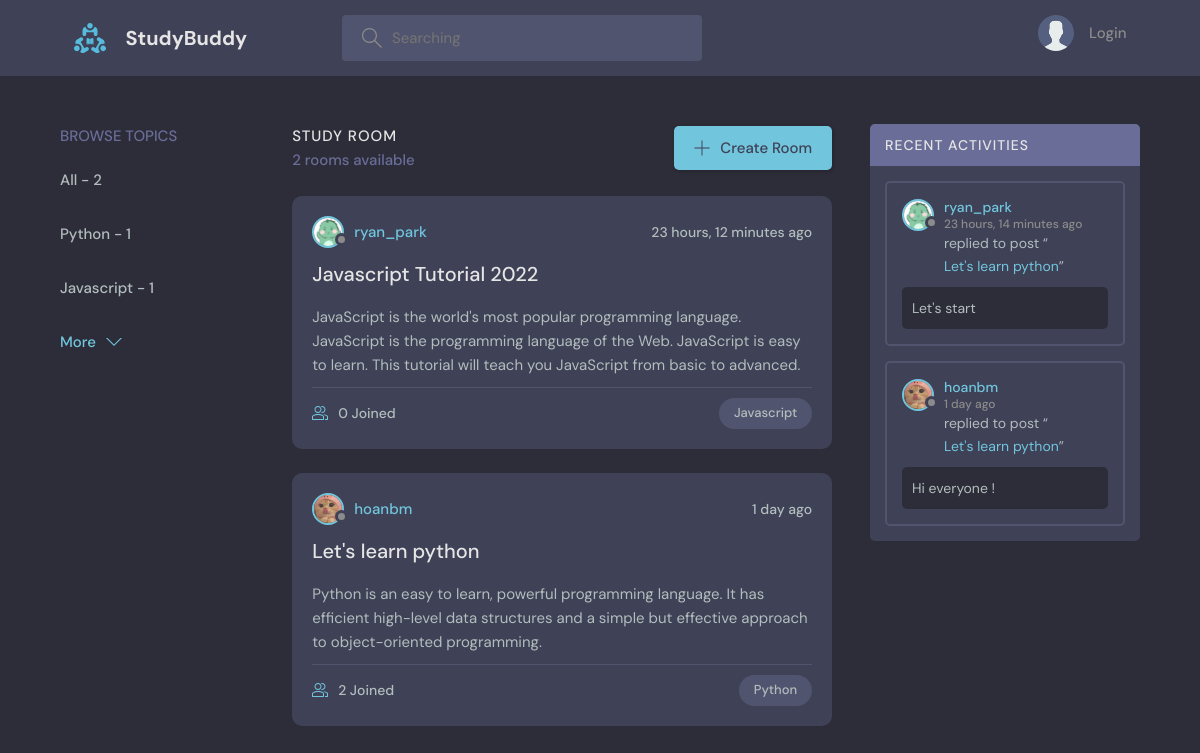
The page / on the database its author committed.
### home/models.py (models this page shows, shortened)
class Topic(models.Model):
    name = models.CharField(max_length=200)

class Room(models.Model):
    host = models.ForeignKey(User,on_delete=models.SET_NULL,null=True)
    topic = models.ForeignKey(Topic,on_delete=models.SET_NULL,null=True)
    name = models.CharField(max_length=200)
    description = models.TextField(null=True,blank=True)
    participants = models.ManyToManyField(User, related_name='participants', blank=True)
    updated = models.DateTimeField(auto_now=True)
    created = models.DateTimeField(auto_now_add=True)
    class Meta():
        ordering = ['-updated','-created']
    def __str__(self) :
        return self.name

class User(AbstractUser):
    name = models.CharField(max_length=200 ,null=True)
    email = models.EmailField(unique=True, null=True)
    bio = models.TextField(null=True)
    avater = models.ImageField(null=True, default='avatar.svg')
    USERNAME_FIELD = 'email'
    REQUIRED_FIELDS = []

class Message(models.Model):
    user = models.ForeignKey(User, on_delete=models.CASCADE)
    room = models.ForeignKey(Room, on_delete=models.CASCADE)
    body = models.TextField()
    updated = models.DateTimeField(auto_now=True)
    created = models.DateTimeField(auto_now_add=True)
    class Meta():
        ordering = ['-updated','-created']

### home/views.py (the view)
# urls.py: path('',views.home, name='home'),
def home(request):
    if request.GET.get('query') != None:
        query = request.GET.get('query')
    else:
         query = ''
    rooms = Room.objects.filter(
        Q(topic__name__icontains=query) |
        Q(name__icontains=query) |
        Q(host__username__icontains=query)
        )
    topics = Topic.objects.all()[0:5]
    room_count = rooms.count()
    rooms_messages = Message.objects.filter(room__topic__name__icontains=query)
    context = {'rooms': rooms, 'topics': topics, 'room_count': room_count, 'rooms_messages': rooms_messages}
    return render(request,'home/home.html',context)

### home/templates/home/home.html (shortened to what this page needs)
{% extends 'main.html' %}
{% block content %}
<main class="layout layout--3">
  <div class="container">
    {% include 'home/topics_component.html' %}
    <div class="roomList">
      <div class="roomList__header">
        <div>
          <h2>Study Room</h2>
          <p>{{rooms.count}} rooms available</p>
        </div>
        <a class="btn btn--main" href="{% url 'home:create-room' %}">
          <svg version="1.1" xmlns="http://www.w3.org/2000/svg" width="32" height="32" viewBox="0 0 32 32">
            <title>add</title>
            <path
              d="M16.943 0.943h-1.885v14.115h-14.115v1.885h14.115v14.115h1.885v-14.115h14.115v-1.885h-14.115v-14.115z">
            </path>
          </svg>
          Create Room
        </a>
      </div>
      {% include 'home/feeds_component.html' %}
    </div>
    <div class="activities">
      <div class="activities__header">
        <h2>Recent Activities</h2>
      </div>
      {% include 'home/activities_component.html' %}
    </div>
  </div>
</main>
{% endblock %}

### home/templates/home/topics_component.html
<div class="topics">
    <div class="topics__header">
        <h2>Browse Topics</h2>
    </div>
    <ul class="topics__list">
        <li>
            <a href="{% url 'home:home' %}">All - {{topics.count}}</a>
        </li>
        {% for topic in topics %}
        <li>
            <a href="{% url 'home:home' %}?query={{topic.name}}">{{topic.name}} - {{topic.room_set.all.count}}</a>
        </li>
        {% endfor %}
    </ul>
    <a class="btn btn--link" href="{% url 'home:topics' %}">
        More
        <svg version="1.1" xmlns="http://www.w3.org/2000/svg" width="32" height="32" viewBox="0 0 32 32">
            <title>chevron-down</title>
            <path d="M16 21l-13-13h-3l16 16 16-16h-3l-13 13z"></path>
        </svg>
    </a>
</div>

### home/templates/home/feeds_component.html (shortened to what this page needs)
{% for room in rooms %}
<div class="roomListRoom">
            <div class="roomListRoom__header">
              <a href="{% url 'home:user-profile' room.host.id%}" class="roomListRoom__author">
                <div class="avatar avatar--small">
                  <img src="{{room.host.avater.url}}" />
                </div>
                <span>{{room.host.username}}</span>
              </a>
              <div class="roomListRoom__actions">
                <span>{{room.updated|timesince}} ago</span>
              </div>
            </div>
            <div class="roomListRoom__content">
            {% if request.user.is_authenticated  %}
              <a href="{% url 'home:room' room.id %}">{{room.name}}</a>
            {% else %}
            <a href="{% url 'home:login' %}">{{room.name}}</a>
            {% endif%}
            <div>
              {{room.description}}
            </div>
            </div>
            <div class="roomListRoom__meta">
              <a href="{% url 'home:room' room.id %}" class="roomListRoom__joined">
                {{room.participants.all.count}} Joined
              </a>
              <p class="roomListRoom__topic">{{room.topic.name}}</p>
            </div>
</div>
{% endfor %}

### home/templates/home/activities_component.html (shortened to what this page needs)
{% for message in rooms_messages %}
<div class="activities__box">
  <div class="activities__boxHeader roomListRoom__header">
    <a href="{% url 'home:user-profile' message.user.id %}" class="roomListRoom__author">
      <div class="avatar avatar--small">
        <img src="{{message.user.avater.url}}" />
      </div>
      <p>
        {{message.user.username}}
        <span>{{message.updated|timesince}} ago</span>
      </p>
    </a>
  </div>
  <div class="activities__boxContent">
    <p>replied to post “<a href="{% url 'home:room' message.room.id%}">{{message.room}}</a>”</p>
    <div class="activities__boxRoomContent">
      {{message.body}}
    </div>
  </div>
</div>
{% endfor %}

### rows shown on the page
Topic: name "Python", room_set.all.count "1"
Topic: name "Javascript", room_set.all.count "1"
Room: host.avater (picture), host.username "ryan_park", updated "23 hours, 12 minutes", name "Javascript Tutorial 2022", description "JavaScript is the world's most popular programming language. JavaScript is the programming language of the Web. JavaScript is easy to learn. This tutorial will teach you JavaScript from basic to advanced.", participants.all.count "0", topic.name "Javascript"
Room: host.avater (picture), host.username "hoanbm", updated "1 day", name "Let's learn python", description "Python is an easy to learn, powerful programming language. It has efficient high-level data structures and a simple but effective approach to object-oriented programming.", participants.all.count "2", topic.name "Python"
Message: user.avater (picture), user.username "ryan_park", updated "23 hours, 14 minutes", room "Let's learn python", body "Let's start"
Message: user.avater (picture), user.username "hoanbm", updated "1 day", room "Let's learn python", body "Hi everyone !"

### other values the page prints
{{ topics.count }} "2"
{{ rooms.count }} "2"
